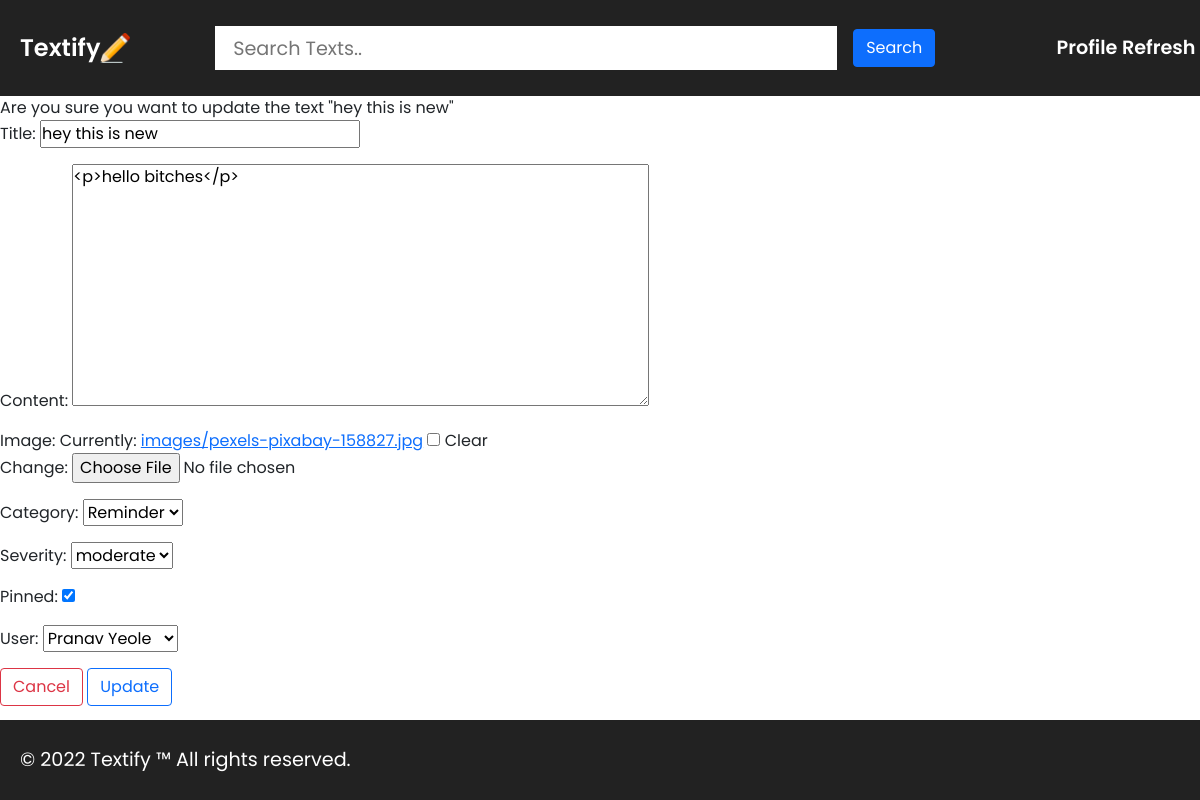
Page /textupdate/7 on the committed database.
### textifyapi/models.py (models this page shows, shortened)
class Text(models.Model):
    TEXT_CATEGORY = [
        ("gn", "General"),
        ("rm", "Reminder"),
        ("th", "Thought"),
        ("qt", "Quote"),
        ("nt", "Note")
    ]
    TEXT_SEVERITY = [
        ("l", "low"),
        ("m", "moderate"),
        ("h", "high")
    ]
    title = models.CharField(max_length=100, null=True, blank=True)
    content = RichTextField(null=True, blank=True)
    image = models.ImageField(upload_to="images/", blank=True, null=True)
    category = models.CharField(max_length=2, choices=TEXT_CATEGORY, default="gn")
    severity = models.CharField(max_length=1, choices=TEXT_SEVERITY, null=True, blank=True)
    pinned = models.BooleanField(default=False)
    created_at = models.DateTimeField(auto_now_add=True)
    updated_at = models.DateTimeField(auto_now=True)
    user = models.ForeignKey(User, on_delete=models.CASCADE)
    class Meta:
        ordering = ["-created_at"]

### textifyapi/views.py (the view)
# urls.py: path('textupdate/<pk>', views.TextUpdate.as_view(), name="textupdate"),
class TextUpdate(UpdateView):
    model = Text
    template_name = "textifyapi/textupdate.html"
    fields = "__all__"
    success_url = reverse_lazy("textlist")

### textifyapi/models.py (called while the page is built)
    def __str__(self):
        return self.name

### textifyapi/templates/textifyapi/textupdate.html (shortened to what this page needs)
{% extends 'textifyapi/base.html' %}
{% load static %}
{% block content %}
<span>Are you sure you want to update the text "{{object.title}}"</span>
<form method="POST" enctype="multipart/form-data">
    {{ form.as_p }}
    <a href="{% url 'textdetail' object.pk %}"><button type="button" class="btn btn-outline-danger">Cancel</button></a>
    <button type="submit" class="btn btn-outline-primary">Update</button>
</form>
{% endblock content %}

### textifyapi/static/textifyapi/base.css (style rules this page uses)
* { margin: 0; padding: 0; font-family: 'Poppins', sans-serif; scroll-behavior: smooth; }
body { position: relative; min-height: 100vh; }

### rows in the picture
Text: title "hey this is new", content "<p>hello bitches</p>", category "Reminder", severity "moderate", pinned "☑", user "Pranav Yeole"
